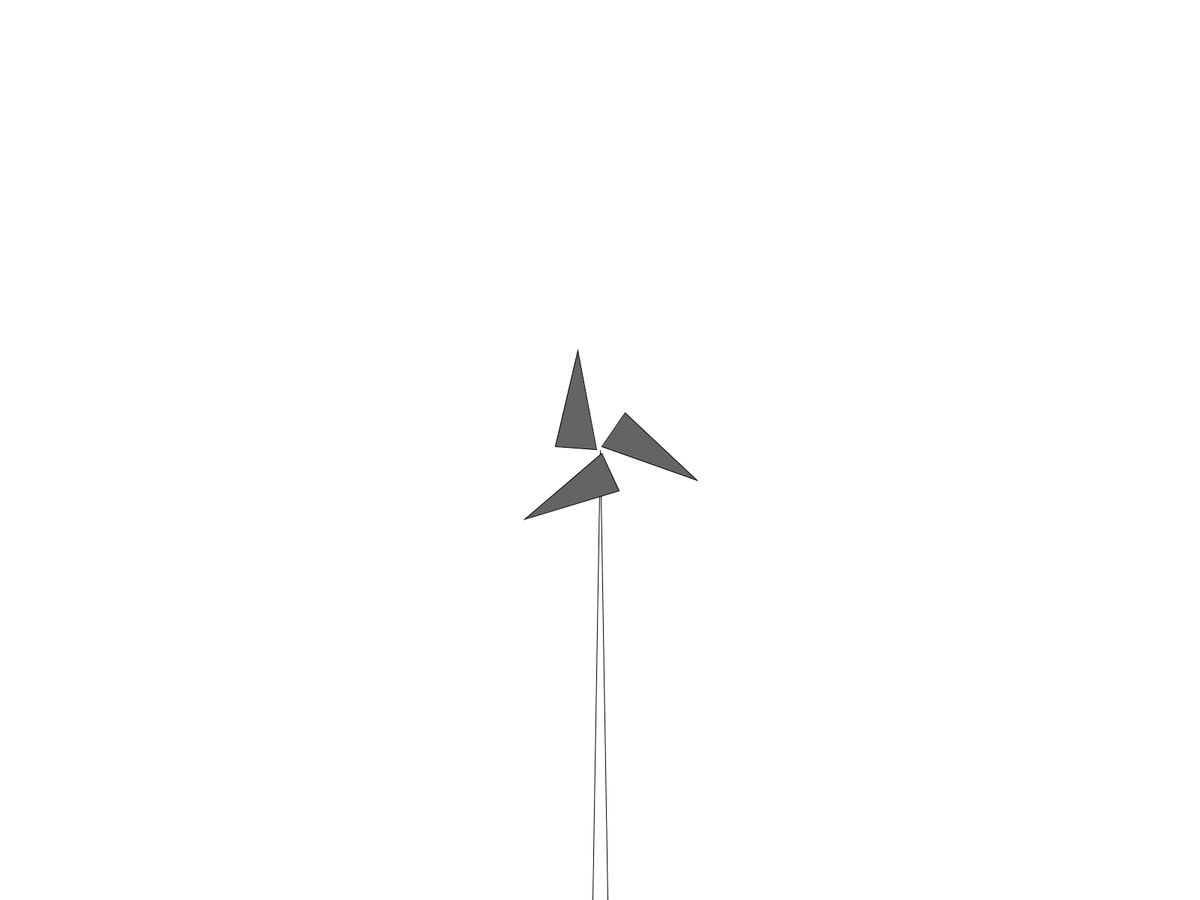
Frame 1 (no input)
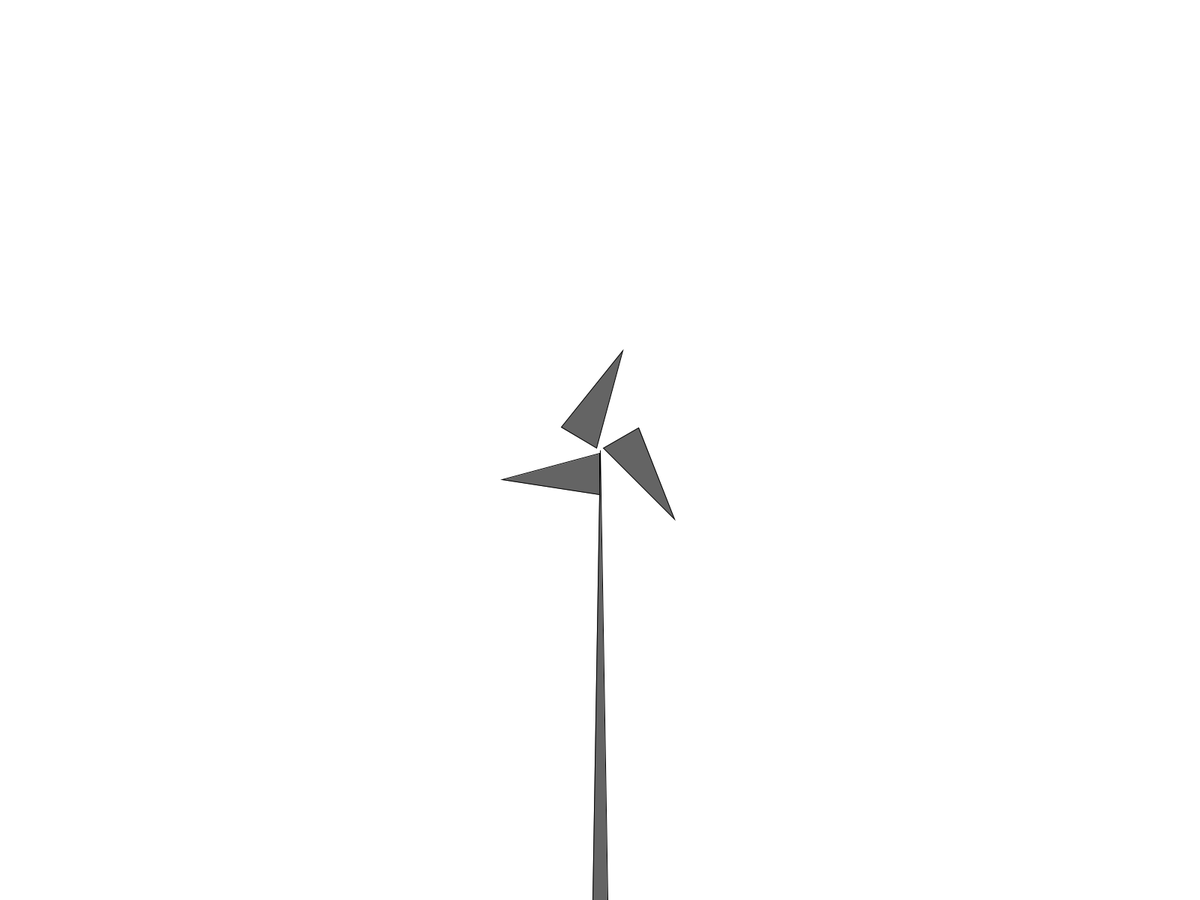
Frame 60 (the mouse pressed at the canvas centre just before this capture)
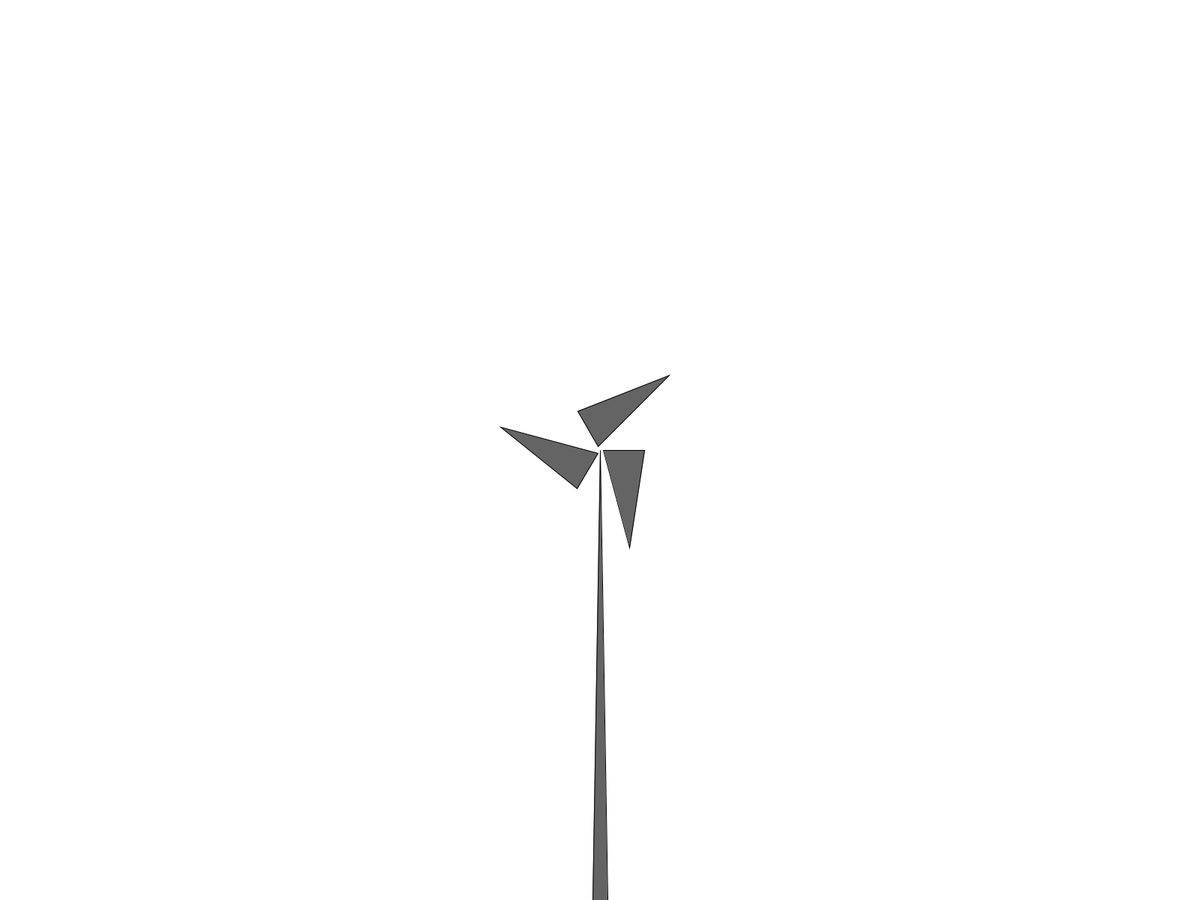
Frame 120 (the mouse held since frame 60 and released just before this capture)

The Processing sketch that drew these frames (run headless with seeded random() and noise(); from frame 60 on, the mouse is pressed at the canvas centre):

// Processing sketch: wind_turbine
// ── wind_turbine.pde
float rot_Val = TWO_PI/3;


void setup()
{
  size(1600, 1200);
}

void draw()
{
  background(255);
  //point(100,100);

  triangle(width/2, height/2, width/2-10, height, width/2+10, height);
  
  //Rotating triangles
  pushMatrix();
  translate(width/2,height/2); // define the position of the wind turbine
 
  //translate(100,150);
  rotate(frameCount*radians(90) / 20);
  translate(-width/2,-height/2);
  //translate(-350, -350); //define the rotation center
  fill(100);
  tri(rot_Val);
  tri(rot_Val*2);
  tri(rot_Val*3);
  
  
  //triangle(-30, 30, -20, -60, 30, 30);
  //triangle(-30, 30, 0, -60, 30, 30);
  popMatrix();
}

void tri(float rot_Val){
  
  pushMatrix();
  translate(width/2,height/2);
  rotate(rot_Val);
  translate(-30, -30);
  triangle(-30, 30, -10, -100, 25, 30);
  popMatrix();

}
